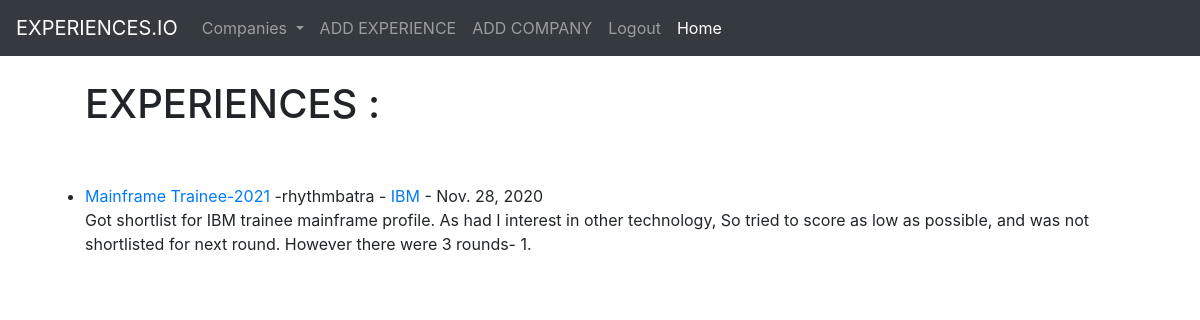
The page / (signed in) on the database its author committed.
### theblog/models.py (models this page shows, shortened)
class Post(models.Model):
    title = models.CharField(max_length =255)
    title_tag = models.CharField(max_length =255)
    author = models.ForeignKey(User, on_delete=models.CASCADE)
    body = models.TextField()
    post_date = models.DateField(auto_now_add=True)
    category = models.CharField(max_length=255,default='Company')

### theblog/views.py (the view)
# urls.py: path('', HomeView.as_view(), name = "home"),
class HomeView(ListView):
    model = Post
    template_name = 'home.html'
    ordering = ['-post_date']
    def get_context_data(self, *args, **kwargs):
        cat_menu = Category.objects.all()
        context = super(HomeView,self).get_context_data(*args, **kwargs)
        context["cat_menu"] = cat_menu
        return context

### theblog/models.py (called while the page is built)
    def __str__(self):
        return self.name

### theblog/templates/home.html (shortened to what this page needs)
{% extends 'base.html' %}
{% block  content %}
<ul>
     {% if user.is_authenticated %}
     <h1>EXPERIENCES : </h1>
     <br/>
     <br/>
{% for post in object_list %}
<li><a href="{% url 'article-detail' post.pk %}">{{ post.title }} </a>-{{ post.author }} -
     <a href="{% url 'category' post.category %}">{{ post.category }}</a> -
     {{ post.post_date }}
     <br/>
{{ post.body|slice:":200" }}</li>
<br/>
{% endfor %}
</ul>
{% endif %}
{% endblock %}

### rows shown on the page
Post: title "Mainframe Trainee-2021", author "rhythmbatra", category "IBM", post_date "Nov. 28, 2020", body "Got shortlist for IBM trainee mainframe profile. As had I interest in other technology, So tried to score as low as possible, and was not shortlisted for next round. However there were 3 rounds- 1."
